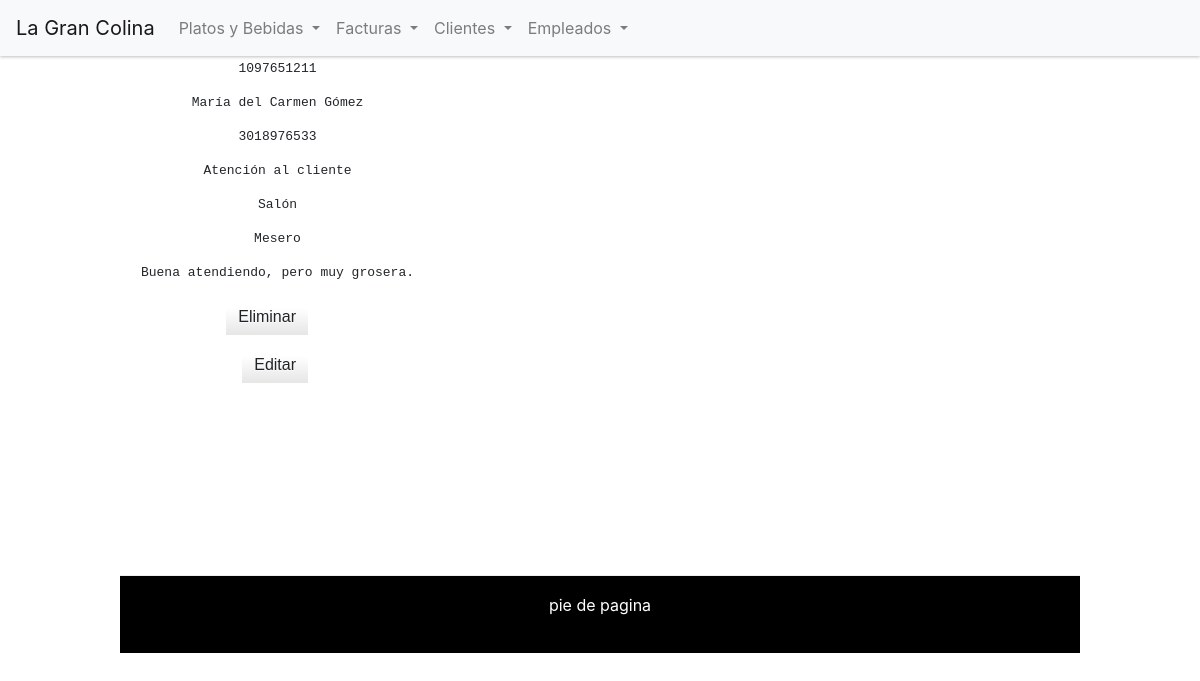
The app's page /empleados.php with its own data.
### tables this page shows
CREATE TABLE `telefonoempleado` (
  `numero` varchar(20) NOT NULL,
  `descripcion` varchar(255) DEFAULT NULL,
  `empleado_cedula` int(11) NOT NULL
);

CREATE TABLE `empleado` (
  `cedula` int(11) NOT NULL,
  `nombre` varchar(50) DEFAULT NULL,
  `tipoempleado` int(11) DEFAULT NULL,
  `campo` varchar(20) DEFAULT NULL,
  `zona` varchar(20) DEFAULT NULL
);

### php/crudEmpleado.php (called while the page is built, shortened)
<?php
class Empleado{
	private $datos;
	public function __construct(){
			$this->tipoEmpleado=array("Mesero","Cocinero","Auxiliar de salón","Auxiliar de cocina","Cajero" );
	}
public function getEmpleados(){
include("conexion.php");
	$sql="SELECT * FROM empleado e inner join telefonoempleado t on e.cedula=t.empleado_cedula";
	$query = $mysqli->query($sql);
	while ($row=$query->fetch_array()) {
	 $this->datos[]=$row;
	}
	return $this->datos;
}
}
?>

### empleados.php (the view, shortened to what this page needs)
 <?php
 require_once("php/crudEmpleado.php");
 $obj=new Empleado();
 $empleados=$obj->getEmpleados();
?>
<html>
   <head>
		<?php require_once("resources/head.php") ?>
   </head>
         <body>
           <div class="cabez">
            <div id="header">
                <?php require_once("resources/header.php") ?>
            </div>
          </div>
              <div id="principal">
                <div id="content">
                    <?php
                    if($empleados!=null){
                    foreach ($empleados as $empleado): ?>
                      <div class="fotos">
                           <p><?php echo $empleado['cedula']; ?></p>
                           <p><?php echo $empleado['nombre']; ?></p>
                           <p><?php echo $empleado['numero']; ?></p>
                           <p><?php echo $empleado["campo"]; ?></p>
                           <p><?php echo $empleado["zona"]; ?></p>
                           <p><?php echo $obj->tipoEmpleado[$empleado["tipoempleado"]]; ?></p>
                           <p><?php echo $empleado["descripcion"]; ?></p>
                           <a class="btn" href="empleados.php?cedula=<?php echo $empleado['cedula']; ?>">Eliminar</a>
                           <a class="btn" href="actualizarEmpleado.php?cedula=<?php echo $empleado['cedula']; ?>">Editar</a>
                      </div>
                    <?php endforeach; }?>
                </div>
                <footer id="footer">pie de pagina</footer>
              </div>
    </body>

### records on screen
telefonoempleado: empleado_cedula.cedula "1097651211", empleado_cedula.nombre "María del Carmen Gómez", numero "3018976533", empleado_cedula.campo "Atención al cliente", empleado_cedula.zona "Salón", empleado_cedula.tipoempleado "Mesero", descripcion "Buena atendiendo, pero muy grosera."
